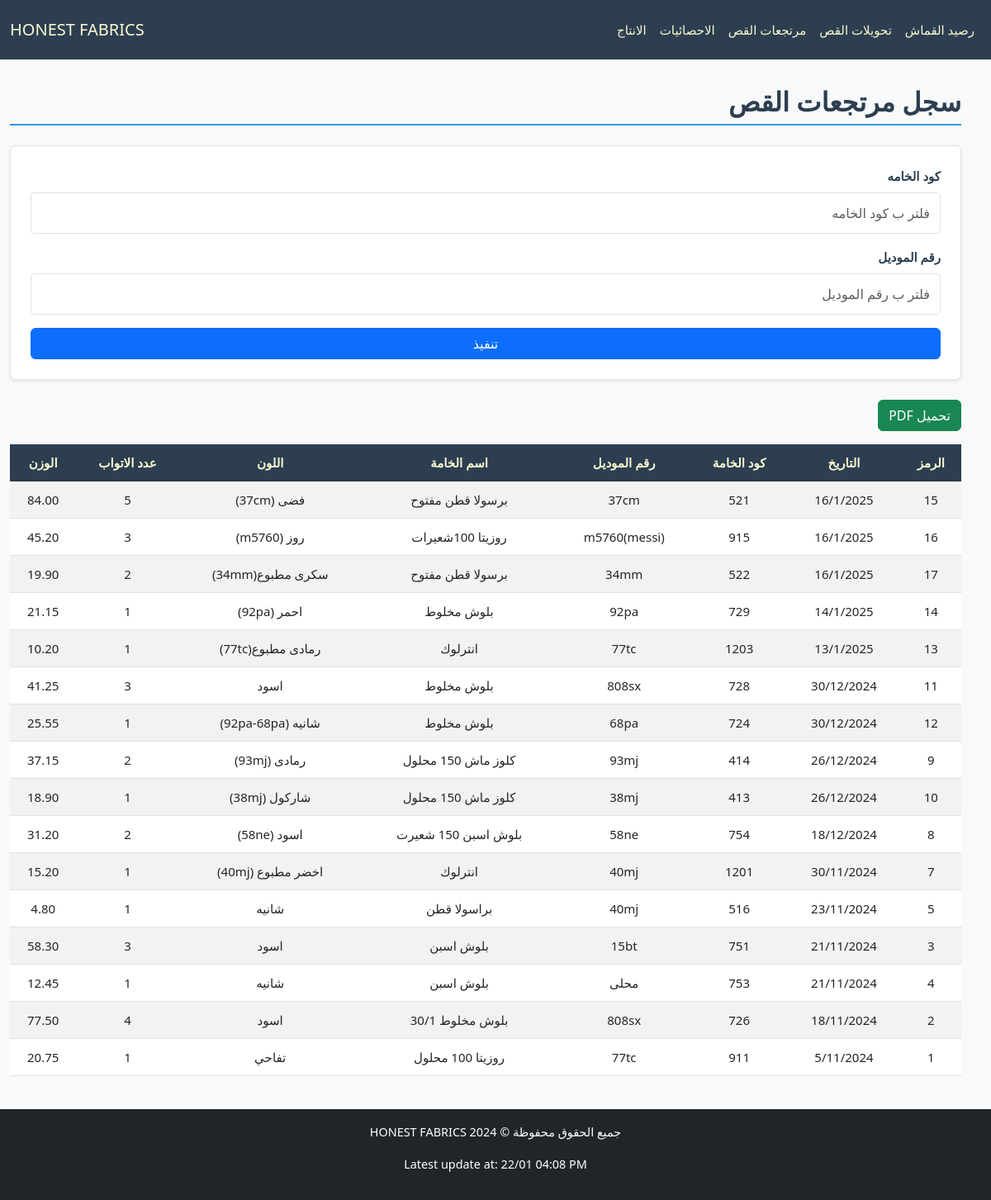
/cloth/ReturnTransfer/, run on an earlier commit of the app's database.
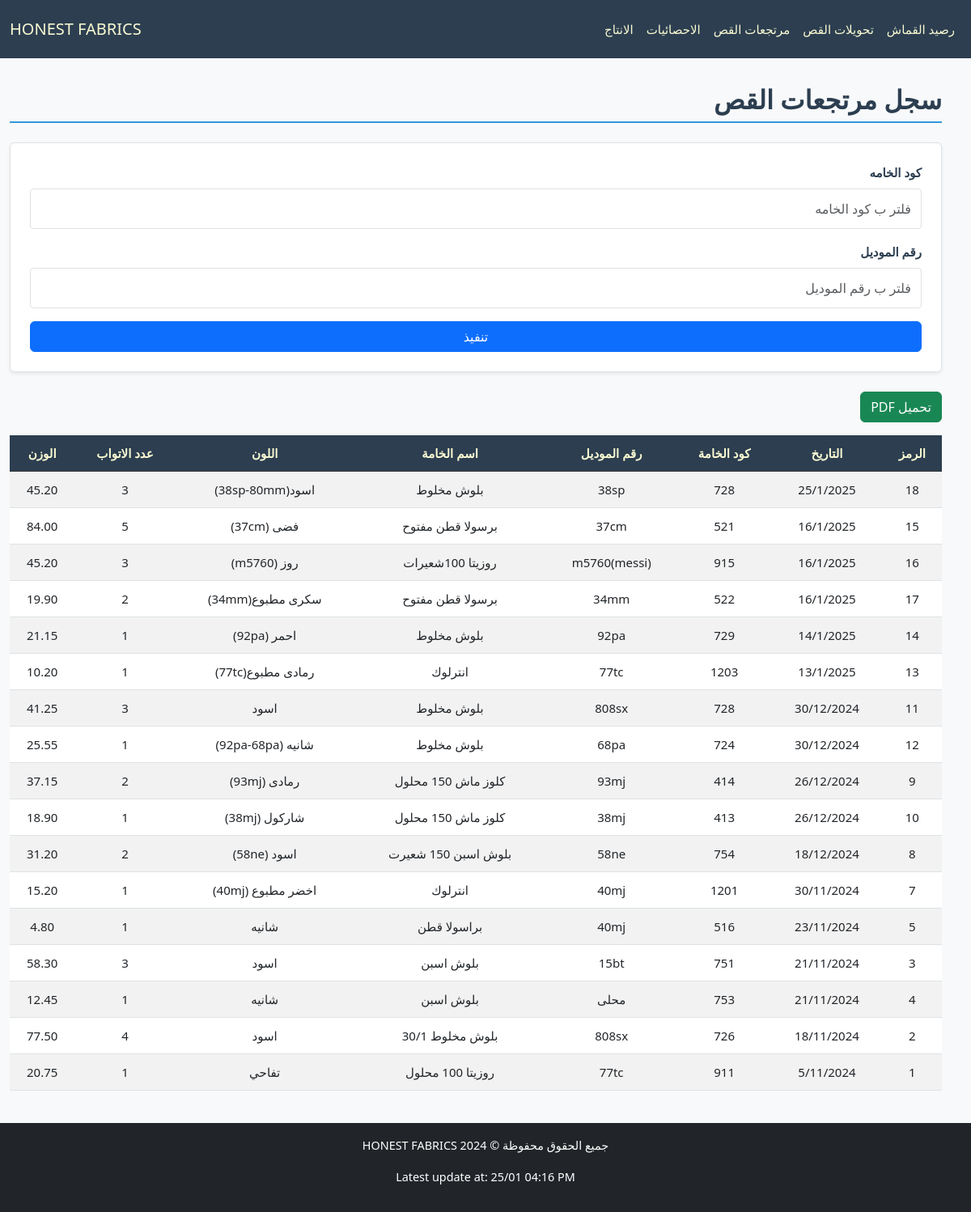
And on a later commit of the database.
### cloth/models.py (models this page shows, shortened)
class Base(models.Model):
    id = models.IntegerField(primary_key=True, verbose_name="الرمز")
    fabric_code = models.CharField(max_length=100, verbose_name="كود الخامه", db_index=True, null=True, blank=True)
    fabric_name = models.CharField(max_length=200, verbose_name="اسم الخامه", null=True, blank=True)
    color = models.CharField(max_length=100, verbose_name="اللون", null=True, blank=True)
    roll = models.PositiveIntegerField(verbose_name="عدد الاتواب", null=True, blank=True)
    weight = models.DecimalField(max_digits=10, decimal_places=2, verbose_name="الوزن", null=True, blank=True)
    date = models.CharField(max_length=100,verbose_name="التاريخ", null=True, blank=True)
    class Meta:
        abstract = True

class ReturnTransfer(Base):
    model_number = models.CharField(max_length=100, verbose_name="رقم الموديل", null=True, blank=True)

### cloth/views.py (the view)
# urls.py: path('ReturnTransfer/', ReturnTransferView.as_view(), name='return_transfer_view'),
class ReturnTransferView(FilterableListView):
    template_name = "cloth/return.html"
    model = ReturnTransfer
    filter_fields = ['fabric_code', 'model_number']
    columns = ["الرمز","التاريخ","كود الخامة","رقم الموديل","اسم الخامة","اللون","عدد الاتواب","الوزن"]

### cloth/views.py (called while the page is built)
    def parse_date(self, date_str):
        try:
            normalized_date = date_str.replace("\\", "/")
            return datetime.strptime(normalized_date, "%d/%m/%Y")
        except (ValueError, AttributeError):
            return datetime.min

    def get_queryset(self):
        queryset = super().get_queryset()
        filters = Q()
        ordering = self.request.GET.get('order', 'desc')
        for field in self.filter_fields:
            filter_value = self.request.GET.get(field)
            if filter_value:
                filters &= Q(**{f"{field}__icontains": filter_value})
        filtered_queryset = queryset.filter(filters)
        models = list(filtered_queryset)
        models.sort(
            key=lambda x: self.parse_date(x.date) if x.date else datetime.min,
            reverse=(ordering == 'desc')
        )
        return models

    def get_context_data(self, **kwargs):
        context = super().get_context_data(**kwargs)
        update = Updates.objects.all().order_by('-date').first()
        context['update'] = localtime(update.date).strftime("%d/%m %I:%M %p") if update and update.date else None
        context['columns'] = self.columns
        model_meta = self.model._meta
        context['filter_fields'] = [
            {
                'field_name': field,
                'verbose_name': model_meta.get_field(field).verbose_name,
                'value': self.request.GET.get(field) or "",
            }
            for field in self.filter_fields
        ]
        return context

### cloth/templates/cloth/return.html (shortened to what this page needs)
{% extends "cloth/layout.html" %}
{% block home_page %}
<a class="navbar-brand" href="{% url 'fabric_view' %}">HONEST FABRICS</a>
{% endblock %}
{% block navbar_links_small %}
{% include "cloth/nav_links.html" %}
{% endblock %}
{% block body %}
    <h2 class="section-title pt-4">سجل مرتجعات القص</h2>
    <form method="get" class="filter-form mb-4 p-4 rounded shadow-sm">
        {% for filter_field in filter_fields %}
        <div class="form-group mb-3">
            <label for="filter_{{ forloop.counter }}" class="form-label">{{ filter_field.verbose_name }}</label>
            <input type="text" id="filter_{{ forloop.counter }}" name="{{ filter_field.field_name }}"
                   placeholder="فلتر ب {{ filter_field.verbose_name }}"
                   class="form-control"
                   value="{{ filter_field.value }}">
        </div>
        {% endfor %}
        <button type="submit" class="btn btn-primary w-100">تنفيذ</button>
    </form>
    <button onclick="generatePDF()" class="btn btn-success mb-3">تحميل PDF</button>
    <div style="overflow-y: auto; max-height: 70vh; position: relative;" class="table-responsive mb-4">
        <table id="data-table"  class="table table-striped">
            <thead class="table-dark">
                <tr>
                    <th style="position: sticky; top: 0;" >الرمز</th>
                    <th style="position: sticky; top: 0;" >التاريخ</th>
                    <th style="position: sticky; top: 0;" >كود الخامة</th>
                    <th style="position: sticky; top: 0;" >رقم الموديل</th>
                    <th style="position: sticky; top: 0;" >اسم الخامة</th>
                    <th style="position: sticky; top: 0;" >اللون</th>
                    <th style="position: sticky; top: 0;" >عدد الاتواب</th>
                    <th style="position: sticky; top: 0;" >الوزن</th>
                </tr>
            </thead>
            <tbody>
                {% for model in models %}
                <tr>
                    <td>{{ model.id }}</td>
                    <td>{{ model.date }}</td>
                    <td>{{ model.fabric_code }}</td>
                    <td>{{ model.model_number }}</td>
                    <td>{{ model.fabric_name }}</td>
                    <td>{{ model.color }}</td>
                    <td>{{ model.roll }}</td>
                    <td>{{ model.weight }}</td>
                </tr>
                {% empty %}
                <tr>
                    <td colspan="8" class="text-center">لا يوجد عناصر</td>
                </tr>
                {% endfor %}
            </tbody>
        </table>
    </div>
{% endblock body %}

### cloth/templates/cloth/layout.html (shortened to what this page needs)
{% load static %}
<!DOCTYPE html>
<html lang="ar" dir="rtl">
<head>
    <link href="https://cdn.jsdelivr.net/npm/bootstrap@5.3.0/dist/css/bootstrap.min.css" rel="stylesheet">
    <link rel="stylesheet" href="https://cdnjs.cloudflare.com/ajax/libs/font-awesome/6.7.1/css/all.min.css" />
    <link rel="stylesheet" href={% static "cloth/stylexx.css" %}>
</head>
<body>
    <nav id="navbar"  class="navbar bg-body-tertiary fixed-top">
        <div class="container-fluid">
            <div class="d-none d-lg-flex">
                <ul class="navbar-nav me-auto mb-2 mb-lg-0 d-flex flex-row">
                    {% block navbar_links_small %}
                    {% endblock %}
                </ul>
            </div>
            {% block home_page %}
            {% endblock %}
        </div>
    </nav>
    <div class="body-div container">
        {% block body %}{% endblock body %}
    </div>
    <footer class="footer bg-dark text-white text-center py-3">
        <p>جميع الحقوق محفوظة © HONEST FABRICS 2024</p>
        {% if update %}
            <p>Latest update at: {{update}}</p>
        {% else %}
            <p>No updates available</p>
        {% endif %}
    </footer>
</body>
</html>

### cloth/templates/cloth/nav_links.html
<li class="p-2 nav-item">
    <a class="nav-link active" aria-current="page" href="{% url 'fabric_view' %}">رصيد القماش</a>
</li>
<li class="p-2 nav-item">
    <a class="nav-link active" aria-current="page" href="{% url 'cut_transfer_view' %}">تحويلات القص</a>
</li>
<li class="p-2 nav-item">
    <a class="nav-link active" aria-current="page" href="{% url 'return_transfer_view' %}">مرتجعات القص</a>
</li>
<li class="p-2 nav-item">
    <a class="nav-link active" aria-current="page" href="{% url 'statistics_view' %}">الاحصائيات</a>
</li>
<li class="p-2 nav-item">
    <a class="nav-link active" aria-current="page" href="{% url 'model_list_view' %}">الانتاج</a>
</li>

### cloth/static/cloth/stylexx.css (style rules this page uses)
:root { --primary-color: #3498db; --light-blue: #3db1ff5e; --secondary-color: #2c3e50; --success-color: #2ecc71; --danger-color: #e74c3c; --warning-color: #f1c40f; --light-bg: #f8f9fa; --dark-bg: #343a40; --light-text: lightgoldenrodyellow; --golden-text: rgb(255, 255, 0); --border-color: #dee2e6; --white-color: #ffffff; }
ul, div { padding: 0; margin: 0; }
body { background-color: var(--light-bg); margin-top: 80px; margin-inline: 0; font-family: 'Segoe UI', Tahoma, Geneva, Verdana, sans-serif; line-height: 1.6; font-size: 16px; }
.body-div { margin: 2%; max-width: 98%; min-height: 81vh; }
#navbar, #navbar-menu-body { background-color: var(--secondary-color) !important; }
#navbar, #navbar a, #navbar-menu-body, #navbar-menu-body a { color: var(--light-text) !important; }
.section-title { color: var(--secondary-color); border-bottom: 2px solid var(--primary-color); padding-bottom: 0.5rem; margin-bottom: 1.5rem; font-weight: bold; }
.table { border-collapse: separate; border-spacing: 0; border-radius: 8px; width: 100%; }
.table th, .table td { text-align: center; vertical-align: middle; padding: 10px; }
.table-striped tbody tr:nth-of-type(odd) { background-color: var(--light-bg); }
.table-dark th { background-color: var(--secondary-color); color: var(--light-text); }
.table-responsive table th, .table-responsive table td { white-space: nowrap; min-width: fit-content; }
.table-responsive table { width: 100%; table-layout: auto; }
.footer { margin-top: 20px; text-align: center; padding: 1rem; font-size: 0.9rem; }
.filter-form { background-color: var(--white-color); border: 1px solid var(--border-color); border-radius: 8px; padding: 1.5rem; box-shadow: 0 4px 6px rgba(0, 0, 0, 0.1); }
.filter-form .form-group { margin-bottom: 1.5rem; }
.filter-form .form-label { display: block; font-weight: bold; color: var(--secondary-color); margin-bottom: 0.5rem; }
.filter-form .form-control { border: 1px solid var(--border-color); border-radius: 4px; padding: 0.75rem; transition: border-color 0.3s ease, box-shadow 0.3s ease; }
@media (max-width: 1200px) { body { font-size: 15px; } }

What changed in the data, as far as the page shows it:
added ReturnTransfer: id "18", date "25/1/2025", fabric_code "728", model_number "38sp", fabric_name "بلوش مخلوط", color "اسود(38sp-80mm)", roll "3", weight "45.20"
Also different on the page:
{{ update }}: "22/01 04:08 PM" → "25/01 04:16 PM"
